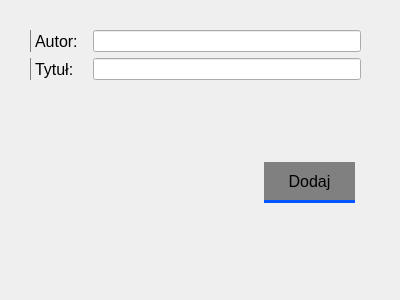
<?xml version="1.0" encoding="UTF-8"?>
<ui version="4.0">
 <class>Form</class>
 <widget class="QWidget" name="Form">
  <property name="geometry">
   <rect>
    <x>0</x>
    <y>0</y>
    <width>400</width>
    <height>300</height>
   </rect>
  </property>
  <property name="windowTitle">
   <string>Form</string>
  </property>
  <widget class="QWidget" name="formLayoutWidget">
   <property name="geometry">
    <rect>
     <x>30</x>
     <y>30</y>
     <width>331</width>
     <height>111</height>
    </rect>
   </property>
   <layout class="QFormLayout" name="formLayout">
    <item row="0" column="0">
     <widget class="QLabel" name="label">
      <property name="font">
       <font>
        <family>Arial</family>
        <pointsize>12</pointsize>
       </font>
      </property>
      <property name="styleSheet">
       <string notr="true">border: none;
border-left: 1px solid grey;</string>
      </property>
      <property name="text">
       <string>Autor: </string>
      </property>
     </widget>
    </item>
    <item row="0" column="1">
     <widget class="QLineEdit" name="lineEdit"/>
    </item>
    <item row="1" column="0">
     <widget class="QLabel" name="label_2">
      <property name="font">
       <font>
        <family>Arial</family>
        <pointsize>12</pointsize>
       </font>
      </property>
      <property name="styleSheet">
       <string notr="true">border: none;
border-left: 1px solid grey;</string>
      </property>
      <property name="text">
       <string>Tytuł: </string>
      </property>
     </widget>
    </item>
    <item row="1" column="1">
     <widget class="QLineEdit" name="lineEdit_2"/>
    </item>
   </layout>
  </widget>
  <widget class="QLabel" name="label_3">
   <property name="geometry">
    <rect>
     <x>26</x>
     <y>162</y>
     <width>221</width>
     <height>61</height>
    </rect>
   </property>
   <property name="text">
    <string/>
   </property>
  </widget>
  <widget class="QPushButton" name="pushButton">
   <property name="geometry">
    <rect>
     <x>264</x>
     <y>162</y>
     <width>91</width>
     <height>41</height>
    </rect>
   </property>
   <property name="font">
    <font>
     <family>Arial</family>
     <pointsize>12</pointsize>
    </font>
   </property>
   <property name="styleSheet">
    <string notr="true">border: none;
border-bottom: 3px solid rgb(0, 85, 255);
background-color: grey;</string>
   </property>
   <property name="text">
    <string>Dodaj</string>
   </property>
  </widget>
 </widget>
 <resources/>
 <connections/>
</ui>
